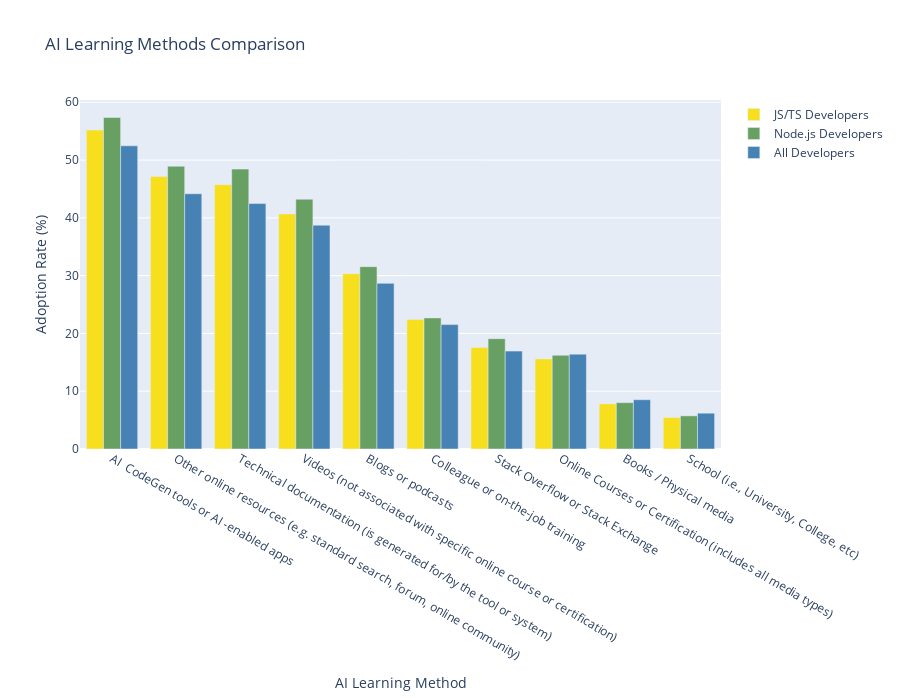

Write notebook code for a chart like this one.
### Code cell
# Analyze AI usage among JS/TS developers
if 'AILearnHow' in df.columns:
    # Parse multi-select field
    all_methods_nodejs = []
    for val in nodejs_developers['AILearnHow'].dropna():
        methods = [m.strip() for m in str(val).split(';')]
        all_methods_nodejs.extend(methods)

    all_methods_jsts = []
    for val in js_ts_developers['AILearnHow'].dropna():
        methods = [m.strip() for m in str(val).split(';')]
        all_methods_jsts.extend(methods)

    all_methods_all = []
    for val in df['AILearnHow'].dropna():
        methods = [m.strip() for m in str(val).split(';')]
        all_methods_all.extend(methods)

    from collections import Counter
    nodejs_methods = Counter(all_methods_nodejs)
    jsts_methods = Counter(all_methods_jsts)
    all_methods = Counter(all_methods_all)

    # Get top 10 methods
    top_methods = [method for method, _ in nodejs_methods.most_common(10)]

    # Calculate percentages
    total_nodejs = len(nodejs_developers[nodejs_developers['AILearnHow'].notna()])
    total_jsts = len(js_ts_developers[js_ts_developers['AILearnHow'].notna()])
    total_all = len(df[df['AILearnHow'].notna()])

    nodejs_pct = [(nodejs_methods[m]/total_nodejs)*100 for m in top_methods]
    jsts_pct = [(jsts_methods[m]/total_jsts)*100 for m in top_methods]
    all_pct = [(all_methods[m]/total_all)*100 for m in top_methods]

    # Shorten labels
    short_labels = [m.replace(' ', '\n').replace('AI', 'AI\n') if len(m) > 15 else m for m in top_methods]

    # Create grouped bar chart
    fig = go.Figure()
    fig.add_trace(go.Bar(name='JS/TS Developers', x=short_labels, y=jsts_pct, marker_color='#f7df1e'))
    fig.add_trace(go.Bar(name='Node.js Developers', x=short_labels, y=nodejs_pct, marker_color='#68a063'))
    fig.add_trace(go.Bar(name='All Developers', x=short_labels, y=all_pct, marker_color='steelblue'))

    fig.update_layout(
        title='AI Learning Methods Comparison',
        xaxis_title='AI Learning Method',
        yaxis_title='Adoption Rate (%)',
        barmode='group',
        height=700,
        font=dict()
    )
    fig.show()

### Figure 1 — Plotly figure (JSON) as saved in the notebook; plotly's stock layout.template omitted (floating-point values rounded to 4 significant figures)
{"data": [{"marker": {"color": "#f7df1e"}, "name": "JS/TS Developers", "type": "bar", "x": ["AI\n\nCodeGen\ntools\nor\nAI\n-enabled\napps", "Other\nonline\nresources\n(e.g.\nstandard\nsearch,\nforum,\nonline\ncommunity)", "Technical\ndocumentation\n(is\ngenerated\nfor/by\nthe\ntool\nor\nsystem)", "Videos\n(not\nassociated\nwith\nspecific\nonline\ncourse\nor\ncertification)", "Blogs\nor\npodcasts", "Colleague\nor\non-the-job\ntraining", "Stack\nOverflow\nor\nStack\nExchange", "Online\nCourses\nor\nCertification\n(includes\nall\nmedia\ntypes)", "Books\n/\nPhysical\nmedia", "School\n(i.e.,\nUniversity,\nCollege,\netc)"], "y": [55.19, 47.14, 45.74, 40.67, 30.34, 22.39, 17.55, 15.59, 7.807, 5.449]}, {"marker": {"color": "#68a063"}, "name": "Node.js Developers", "type": "bar", "x": ["AI\n\nCodeGen\ntools\nor\nAI\n-enabled\napps", "Other\nonline\nresources\n(e.g.\nstandard\nsearch,\nforum,\nonline\ncommunity)", "Technical\ndocumentation\n(is\ngenerated\nfor/by\nthe\ntool\nor\nsystem)", "Videos\n(not\nassociated\nwith\nspecific\nonline\ncourse\nor\ncertification)", "Blogs\nor\npodcasts", "Colleague\nor\non-the-job\ntraining", "Stack\nOverflow\nor\nStack\nExchange", "Online\nCourses\nor\nCertification\n(includes\nall\nmedia\ntypes)", "Books\n/\nPhysical\nmedia", "School\n(i.e.,\nUniversity,\nCollege,\netc)"], "y": [57.37, 48.93, 48.43, 43.23, 31.55, 22.69, 19.1, 16.22, 8.024, 5.735]}, {"marker": {"color": "steelblue"}, "name": "All Developers", "type": "bar", "x": ["AI\n\nCodeGen\ntools\nor\nAI\n-enabled\napps", "Other\nonline\nresources\n(e.g.\nstandard\nsearch,\nforum,\nonline\ncommunity)", "Technical\ndocumentation\n(is\ngenerated\nfor/by\nthe\ntool\nor\nsystem)", "Videos\n(not\nassociated\nwith\nspecific\nonline\ncourse\nor\ncertification)", "Blogs\nor\npodcasts", "Colleague\nor\non-the-job\ntraining", "Stack\nOverflow\nor\nStack\nExchange", "Online\nCourses\nor\nCertification\n(includes\nall\nmedia\ntypes)", "Books\n/\nPhysical\nmedia", "School\n(i.e.,\nUniversity,\nCollege,\netc)"], "y": [52.46, 44.17, 42.47, 38.73, 28.67, 21.52, 16.94, 16.41, 8.529, 6.197]}], "layout": {"barmode": "group", "height": 700, "title": {"text": "AI Learning Methods Comparison"}, "xaxis": {"title": {"text": "AI Learning Method"}}, "yaxis": {"title": {"text": "Adoption Rate (%)"}}}}
